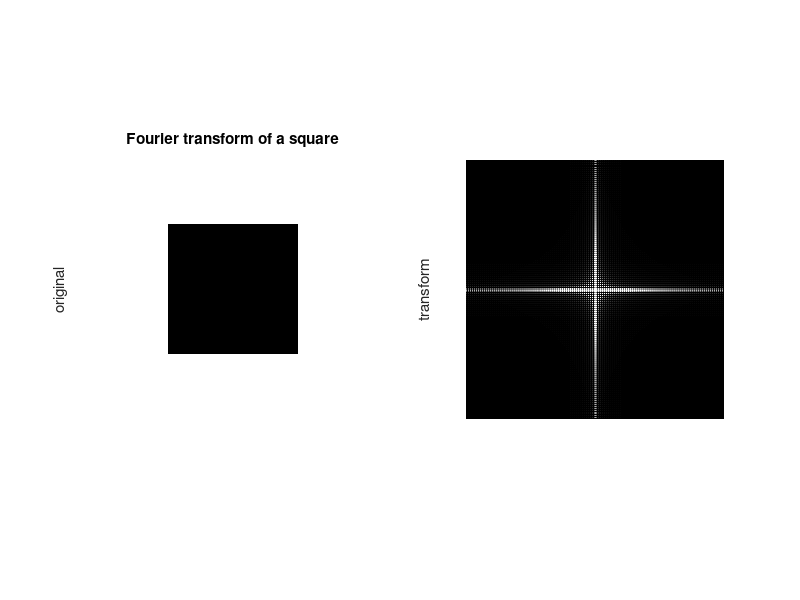

The MATLAB source for this figure:
% Fourier transform
% a square
fg=ones(256,256); %white plane
fg(64:192, 64:192)=0; %insert black square
Ffg=fftshift(fft2(fg)); %Fourier transform
M=max(max(Ffg)); % the one maximum value
sFfg=(256*Ffg/M); %normalization
figure(1)
subplot(1,2,1)
imshow(fg); %plots the binary image 
title('Fourier transform of a square');
ylabel('original');
subplot(1,2,2)
imshow(abs(sFfg)); %plots the Fourier transform
ylabel('transform');
